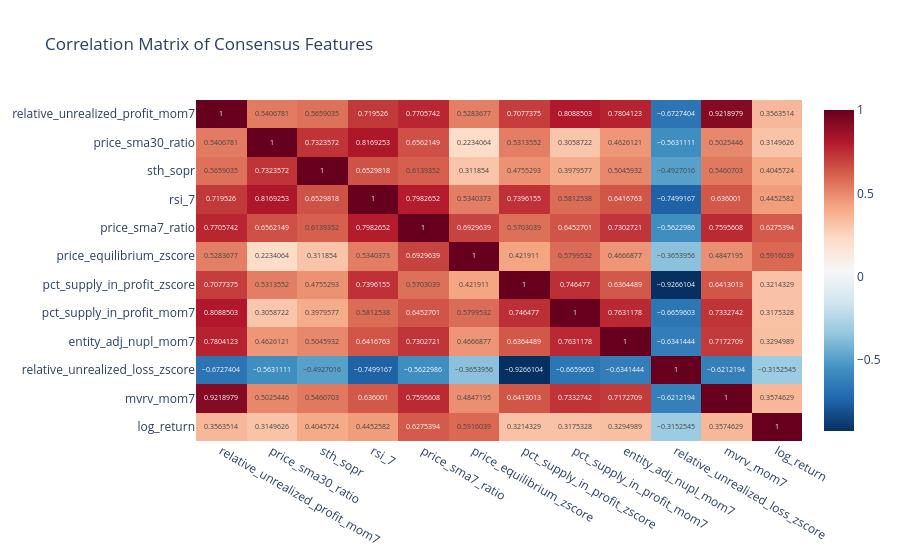

Notebook cell for this chart:
### Code cell
selected_features = model.select_features(correlation_threshold=0.2, min_consensus=3)
selected_features

### Figure 1 — Plotly figure (JSON) as saved in the notebook; plotly's stock layout.template omitted (floating-point values rounded to 4 significant figures; data arrays with more than 128 entries replaced by an {"elided": "..."} marker saying what was removed)
{"data": [{"coloraxis": "coloraxis", "hovertemplate": "x: %{x}<br>y: %{y}<br>color: %{z}<extra></extra>", "name": "0", "texttemplate": "%{z}", "type": "heatmap", "x": ["relative_unrealized_profit_mom7", "price_sma30_ratio", "sth_sopr", "rsi_7", "price_sma7_ratio", "price_equilibrium_zscore", "pct_supply_in_profit_zscore", "pct_supply_in_profit_mom7", "entity_adj_nupl_mom7", "relative_unrealized_loss_zscore", "mvrv_mom7", "log_return"], "xaxis": "x", "y": ["relative_unrealized_profit_mom7", "price_sma30_ratio", "sth_sopr", "rsi_7", "price_sma7_ratio", "price_equilibrium_zscore", "pct_supply_in_profit_zscore", "pct_supply_in_profit_mom7", "entity_adj_nupl_mom7", "relative_unrealized_loss_zscore", "mvrv_mom7", "log_return"], "yaxis": "y", "z": {"elided": "12x12 float values"}}], "layout": {"coloraxis": {"colorscale": [[0, "rgb(5,48,97)"], [0.1, "rgb(33,102,172)"], [0.2, "rgb(67,147,195)"], [0.3, "rgb(146,197,222)"], [0.4, "rgb(209,229,240)"], [0.5, "rgb(247,247,247)"], [0.6, "rgb(253,219,199)"], [0.7, "rgb(244,165,130)"], [0.8, "rgb(214,96,77)"], [0.9, "rgb(178,24,43)"], [1, "rgb(103,0,31)"]]}, "title": {"text": "Correlation Matrix of Consensus Features"}, "xaxis": {"anchor": "y", "domain": [0, 1]}, "yaxis": {"anchor": "x", "autorange": "reversed", "domain": [0, 1]}}}
